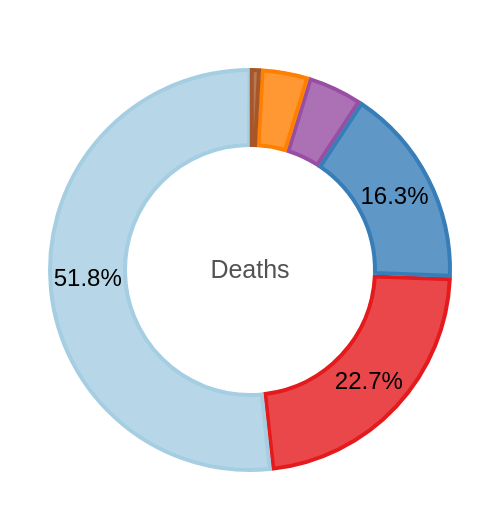

This figure's Vega-Lite source:
### Vega specification from a JSON file in a GitHub repository (floating-point values rounded to 4 significant figures)
{"$schema": "https://vega.github.io/schema/vega/v3.0.json", "width": 250, "height": 250, "padding": {"top": 10}, "background": null, "config": {"view": {"stroke": "transparent"}}, "signals": [{"name": "startAngle", "value": 0}, {"name": "endAngle", "value": 6.29}, {"name": "padAngle", "value": 0}, {"name": "sort", "value": true}, {"name": "strokeWidth", "value": 2}, {"name": "selected", "value": "", "on": [{"events": "mouseover", "update": "datum"}]}], "data": [{"name": "table", "values": [{"Continent": "Africa", "Deaths": 147946}, {"Continent": "Asia", "Deaths": 29527}, {"Continent": "Australia/Oceania", "Deaths": 25378}, {"Continent": "Europe", "Deaths": 338038}, {"Continent": "North America", "Deaths": 106460}, {"Continent": "South America", "Deaths": 5604}], "transform": [{"type": "pie", "field": "Deaths", "startAngle": {"signal": "startAngle"}, "endAngle": {"signal": "endAngle"}, "sort": {"signal": "sort"}}]}, {"name": "fieldSum", "source": "table", "transform": [{"type": "aggregate", "fields": ["Deaths"], "ops": ["sum"], "as": ["sum"]}]}], "scales": [{"name": "color", "type": "ordinal", "range": ["#e41a1c", "#984ea3", "#ff7f00", "#a6cee3", "#377eb8", "#a65628"]}], "marks": [{"type": "arc", "from": {"data": "table"}, "encode": {"enter": {"fill": {"scale": "color", "field": "Continent"}, "x": {"signal": "width / 2"}, "y": {"signal": "height / 2"}}, "update": {"startAngle": {"field": "startAngle"}, "endAngle": {"field": "endAngle"}, "padAngle": {"signal": "if(selected && selected.Continent == datum.Continent, 0.015, 0.015)"}, "innerRadius": {"signal": "if(selected && selected.Continent == datum.Continent, if(width >= height, height, width) / 2 * 0.45, if(width >= height, height, width) / 2 * 0.5)"}, "outerRadius": {"signal": "if(selected && selected.Continent == datum.Continent, if(width >= height, height, width) / 2 * 1.05 * 0.8, if(width >= height, height, width) / 2 * 0.8)"}, "opacity": {"signal": "if(selected && selected.Continent !== datum.Continent, 1, 1)"}, "stroke": {"signal": "scale('color', datum.Continent)"}, "strokeWidth": {"signal": "strokeWidth"}, "fillOpacity": {"signal": "if(selected && selected.Continent == datum.Continent, 0.8, 0.8)"}, "tooltip": {"signal": "{'Continent': datum.Continent, 'Deaths': datum.Deaths}"}}}}, {"type": "text", "encode": {"enter": {"fill": {"value": "#525252"}, "text": {"value": ""}}, "update": {"opacity": {"value": 2}, "x": {"signal": "width / 2"}, "y": {"signal": "height / 2"}, "align": {"value": "center"}, "baseline": {"value": "middle"}, "fontSize": {"signal": "if(width >= height, height, width) * 0.05"}, "text": {"value": "Deaths"}}}}, {"name": "mark_recovered", "type": "text", "from": {"data": "table"}, "encode": {"enter": {"text": {"signal": "if(datum['endAngle'] - datum['startAngle'] < 0.3, '', format((datum['endAngle'] - datum['startAngle']) / (2 * PI), '.1%'))"}, "x": {"signal": "if(width >= height, height, width) / 2"}, "y": {"signal": "if(width >= height, height, width) / 2"}, "radius": {"signal": "if(selected && selected.Continent == datum.Continent, if(width >= height, height, width) / 2 * 1.05 * 0.65, if(width >= height, height, width) / 2 * 0.65)"}, "theta": {"signal": "(datum['startAngle'] + datum['endAngle'])/2"}, "fill": {"value": "#000000"}, "fontSize": {"value": 12}, "align": {"value": "center"}, "baseline": {"value": "middle"}}}}]}
